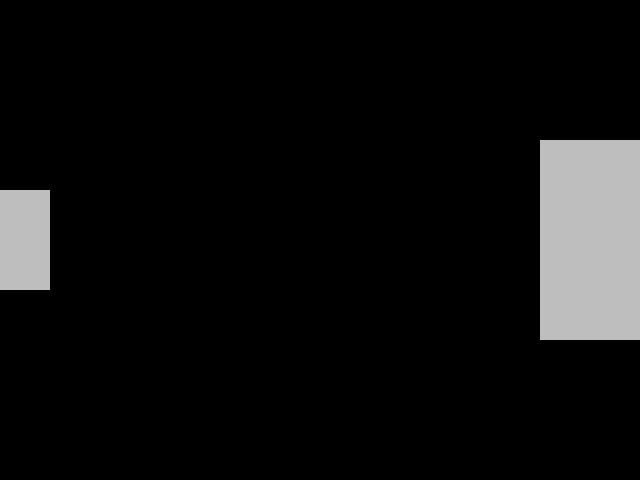
Frame 1 (no input)
Frame 60 (the mouse pressed at the canvas centre just before this capture): identical to frame 1, image omitted
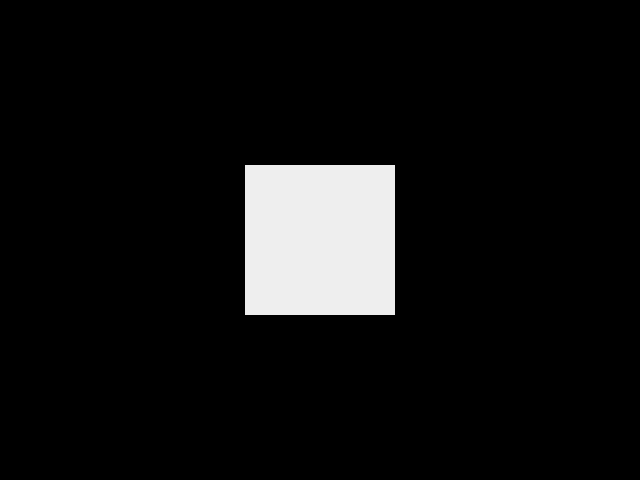
Frame 120 (the mouse held since frame 60 and released just before this capture)

The Processing sketch that drew these frames (run headless with seeded random() and noise(); from frame 60 on, the mouse is pressed at the canvas centre):

// Processing sketch: code10_01
// ── code10_01.pde
void setup(){
  //画面基本設定
  size(640, 480);
  frameRate(60);
}

void draw(){
  background(0);
  //矩形の基準点を中心に
  rectMode(CENTER);
  //色の設定
  fill(255, 190);
  noStroke();
  //マウスのY座標を2つの矩形の大きさに
  float rectSizeA = map(mouseY, 0, height, 100, 200);
  float rectSizeB = map(mouseY, 0, height, 200, 100);
  //マウスのX座標で矩形のX軸上の位置を動かす
  rect(mouseX, height/2, rectSizeA, rectSizeA);
  rect(width-mouseX, height/2, rectSizeB, rectSizeB);
}
